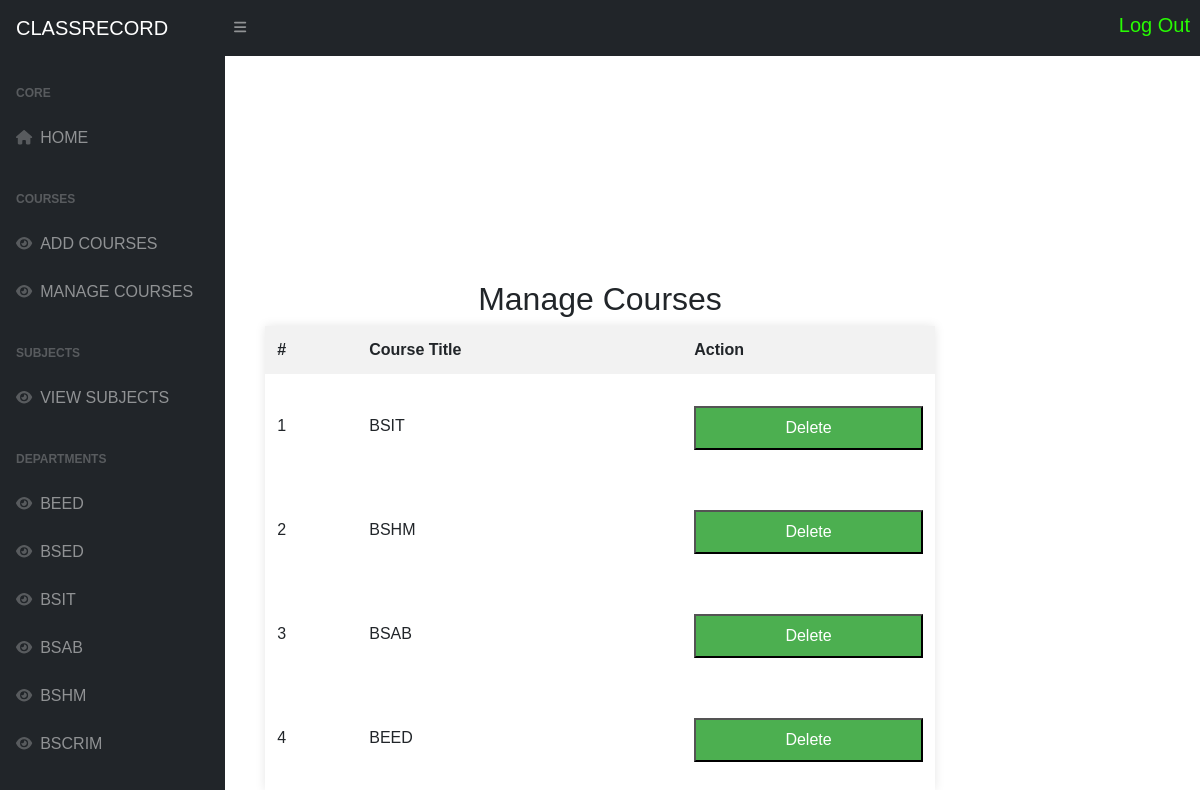
The page /managecourse.php on the database its author committed.
### tables this page shows
CREATE TABLE `tbl_course` (
  `id` int(11) NOT NULL,
  `course_title` varchar(250) NOT NULL
);

### managecourse.php (the view, shortened to what this page needs)
<?php
$host = 'localhost';
$username = 'root';
$password = '';
$database = 'classrecord';
$conn = new mysqli($host, $username, $password, $database);
$sql = "SELECT id, course_title FROM tbl_course";
$result = $conn->query($sql);
?>
<!DOCTYPE html>
<html lang="en">
<head>
</head>
<body>
<?php
include 'adminsidebar.php';
include 'adminnavbar.php';
?>
<div class="container">
    <h2>Manage Courses</h2>
    <table>
        <tr>
            <th>#</th>
            <th>Course Title</th>
            <th>Action</th>
        </tr>
        <?php
        if ($result && $result->num_rows > 0) {
            $row_number = 1;
            while ($row = $result->fetch_assoc()) {
                echo "<tr>";
                echo "<td>" . $row_number . "</td>";
                echo "<td>" . $row['course_title'] . "</td>";
                echo "<td>";
                echo "<form method='post' onsubmit='return confirmDelete()'>";
                echo "<input type='submit' value='Delete'>";
                echo "</form>";
                echo "</td>";
                echo "</tr>";
                $row_number++;
            }
        } else {
            echo "<tr><td colspan='3'>No courses found</td></tr>";
        }
        ?>
    </table>
</div>
</body>
</html>

### managecourse.php (style rules this page uses)
* { font-family: Arial, sans-serif; }
body { display: flex; justify-content: center; align-items: center; height: 100vh; margin: 0; font-family: Arial, sans-serif; }
.container { width: 70%; margin-top: 270px; }
h2 { text-align:center; }
table { border-collapse: collapse; width: 60%; box-shadow: 0 0 10px rgba(0, 0, 0, 0.1); margin: 0 auto; }
th, td { border: 1px solid #dddddd; text-align: left; padding: 12px; }
th { background-color: #f2f2f2; }
form { margin-top: 20px; }
form input { width: 100%; padding: 8px; margin-bottom: 16px; box-sizing: border-box; }
form input[type="submit"] { background-color: #4caf50; color: white; cursor: pointer; }

### rows shown on the page
tbl_course: course_title "BSIT"
tbl_course: course_title "BSHM"
tbl_course: course_title "BSAB"
tbl_course: course_title "BEED"
